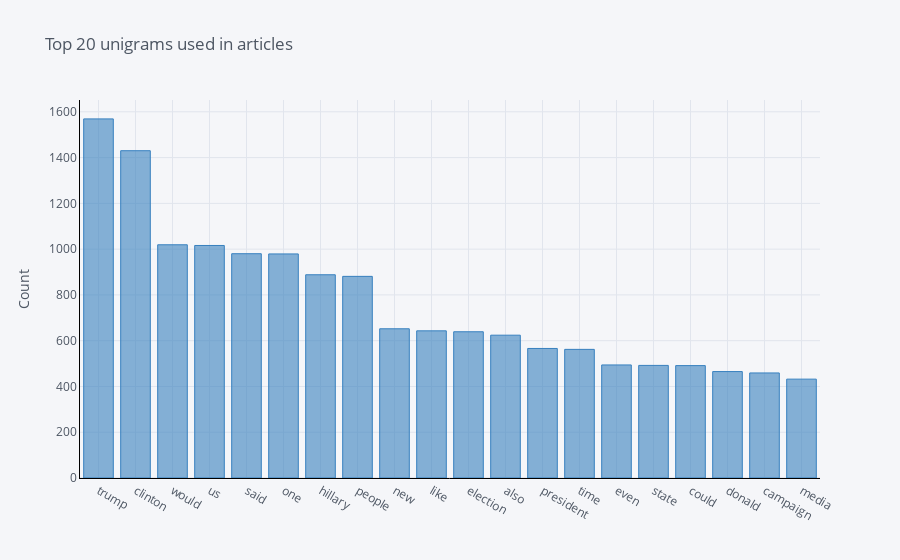

The notebook cell saved with this chart:
### Code cell
common_words = get_top_n_words(df['text_without_stopwords'], 20)
df2 = DataFrame (common_words,columns=['word','count'])
df2.groupby('word').sum()['count'].sort_values(ascending=False).iplot(
    kind='bar', yTitle='Count', linecolor='black', title='Top 20 unigrams used in articles',color='blue')

### Figure 1 — Plotly figure (JSON) as saved in the notebook; plotly's stock layout.template omitted (floating-point values rounded to 4 significant figures)
{"data": [{"marker": {"color": "rgba(55, 128, 191, 0.6)", "line": {"color": "rgba(55, 128, 191, 1.0)", "width": 1}}, "name": "count", "orientation": "v", "text": "", "x": ["trump", "clinton", "would", "us", "said", "one", "hillary", "people", "new", "like", "election", "also", "president", "time", "even", "state", "could", "donald", "campaign", "media"], "y": [1569, 1430, 1019, 1016, 980, 979, 888, 881, 652, 643, 639, 624, 566, 562, 494, 492, 491, 465, 459, 432], "type": "bar"}], "layout": {"legend": {"bgcolor": "#F5F6F9", "font": {"color": "#4D5663"}}, "paper_bgcolor": "#F5F6F9", "plot_bgcolor": "#F5F6F9", "title": {"font": {"color": "#4D5663"}, "text": "Top 20 unigrams used in articles"}, "xaxis": {"gridcolor": "#E1E5ED", "linecolor": "black", "showgrid": true, "tickfont": {"color": "#4D5663"}, "title": {"font": {"color": "#4D5663"}, "text": ""}, "zerolinecolor": "#E1E5ED"}, "yaxis": {"gridcolor": "#E1E5ED", "linecolor": "black", "showgrid": true, "tickfont": {"color": "#4D5663"}, "title": {"font": {"color": "#4D5663"}, "text": "Count"}, "zerolinecolor": "#E1E5ED"}}}
